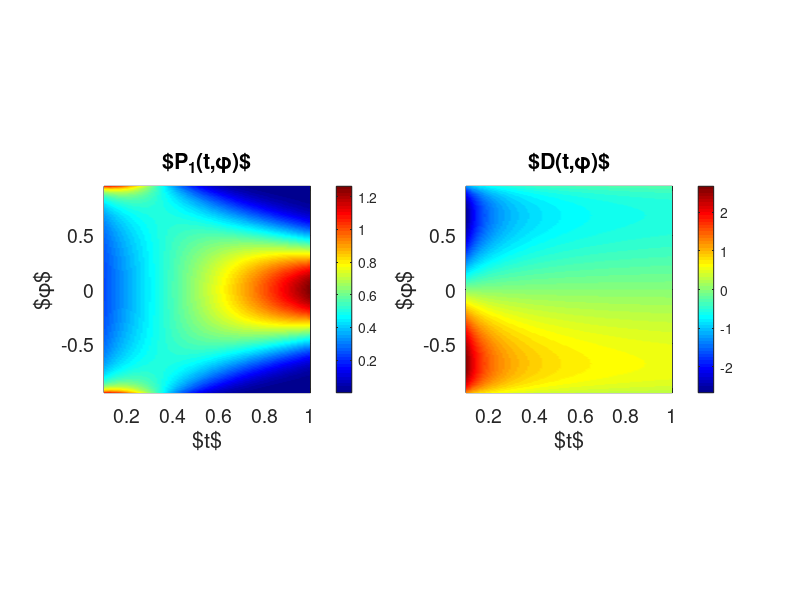

Recreate this plot in MATLAB.
clear
close all

t = linspace(0.1,1,100);
x = linspace(-0.95,0.95,200);

[T,X] = meshgrid(t,x);

P = (1/2).*exp(1).^((2+(-1).*exp(1).^(2.*T)).*erfinv(X).^2).*((-1) ...
    +exp(1).^(2.*T)).^(1/2);

D = (-1).*exp(1).^((-1).*erfinv(X).^2).*pi.^(-1/2).*erfinv(X) ...
    .*(2+coth(T)+tanh(T)).^(1/2).*((-1).*((-2).*cosh(4.*T)+(-2).*sinh( ...
    4.*T)+((-1)+exp(1).^(2.*T)).^(1/2).*(1+exp(1).^(2.*T)).^(1/2).*(2+ ...
    coth(T)+tanh(T)).^(1/2)).^(-1).*(2.*cosh(4.*T)+2.*sinh(4.*T)+((-1) ...
    +exp(1).^(2.*T)).^(1/2).*(1+exp(1).^(2.*T)).^(1/2).*(2+coth(T)+ ...
    tanh(T)).^(1/2))).^(1/2);

fig = figure();
set(fig,'units','normalized','outerposition',[0 0 1 0.35])

subplot(1,2,1)
pcolor(T,X,P)
xlabel('$t$');
ylabel('$\phi$');
title('$P_1(t,\phi)$');

axis tight
axis square
colormap jet
shading interp
colorbar
set(gca,'FontSize',14);
set(gcf, 'Color', 'w');

subplot(1,2,2)
pcolor(T,X,D)
xlabel('$t$');
ylabel('$\phi$');
title('$D(t,\phi)$');

axis tight
axis square
colormap jet
shading interp
colorbar
set(gca,'FontSize',14);
set(gcf, 'Color', 'w');

save turbulence.mat T X P D